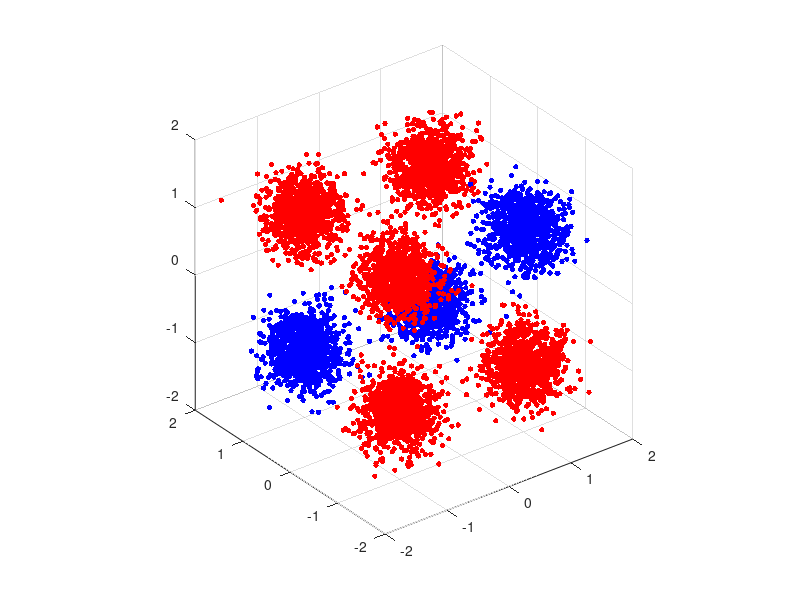

Source code (MATLAB): (Note: this script raises an error after producing the figure.)
%% Clearing Environment
clc; clear; close all;
format long;

%% Training Data
test_size = 1000;

training_data_aux = ones([4*8 test_size]);

for group_idx = 1:8
    center_shift = zeros([3 1]);
    binary = dec2bin(group_idx-1, 3);
    expected_output = -1;

    for bit_idx = 1:3
        bit = str2double(binary(bit_idx));
        center_shift(bit_idx) = -1*(bit == 0) + bit;
    end

    if(all(center_shift == [-1; 1; -1]) || all(center_shift == [1; 1; -1]) || all(center_shift == [1; -1; 1]))
        expected_output = 1;
    end

    training_data_aux((group_idx*4-3):(group_idx*4),:) = [0.25*randn([3 test_size]) + center_shift; expected_output*ones([1 test_size])];
end

training_data = reshape(training_data_aux, 3+1, []);

x1 = training_data(1,:);
x2 = training_data(2,:);
x3 = training_data(3,:);

f = training_data(4,:);

clear binary bit bit_idx center_shift expected_output group_idx training_data_aux training_data test_size

%% Plot of Training Data
figure

S = 15;
C = [((1-f)/2)' 0*((1-f)/2)' ((f+1)/2)'];

scatter3(x1,x2,x3,S,C,"filled")

grid on      
xlim([-2, 2])
ylim([-2, 2])
zlim([-2, 2])
daspect([1 1 1])

%% Activation Functions
relu = {
    @(x) x.*(x >= 0) 
    @(x) 1.*(x >= 0)
    };
tanh = {
    @(x) (1 - exp(-2.*x))./(1 + exp(-2.*x)) 
    @(x) 1 - ((1 - exp(-2.*x))./(1 + exp(-2.*x))).^2 
    };
sigm = {
    @(x) 1./(1 + exp(-x)) 
    @(x) (1./(1 + exp(-x))).*(1 - (1./(1 + exp(-x))))
    };

%% Cost Functions
% mesq = {
%     @(out, tar) 0.5.*(out - tar).^2 
%     @(out, tar) (out - tar)
%     };

msqe = {
    @(out, tar) 0.5.*sum((out - tar).^2, 1) 
    @(out, tar) (out - tar)
    };

%% Neural Network Memory Allocation

% Considerations:
% - Input is not defined as a Layer
% - Last Layer is Output

% Neural Network Size Definition
input_size = 3;
layer_sizes = [6; 6; 1];

% Neurons and Links Memory Allocation
neuron_in = cell(size(layer_sizes));
neuron_out = cell(size(layer_sizes));
weights = cell(size(layer_sizes));
bias = cell(size(layer_sizes));

% Derivatives Memory Allocation
neuron_in_der = cell(size(layer_sizes));
neuron_out_der = cell(size(layer_sizes));
error_der = cell(size(layer_sizes));

for layer_ind = 1:size(layer_sizes,1)
    rows = layer_sizes(layer_ind);

    if layer_ind > 1
        cols = layer_sizes(layer_ind - 1);
    else
        cols = input_size;
    end

    weights{layer_ind} = rand([rows cols]);
    bias{layer_ind} = 0.1*ones([rows 1]);
    neuron_in{layer_ind} = zeros([rows 1]);
    neuron_out{layer_ind} = zeros([rows 1]);
end

clear rows cols layer_ind

%% Learning Test

for index = 1:size(x1,2)
    % Training Input and Target Output
    training_data = [x1(:,index);x2(:,index);x3(:,index)];
    %target_output = [z1(index);z2(index)];
    target_output = f(:,index);
    
    % Forward Propagation
    [neuron_in, neuron_out] = forwardPropagation(training_data, weights, bias, tanh);

    % Backward Propagation
    [neuron_in_der, neuron_out_der, error_der] = backwardPropagation(training_data, neuron_in, neuron_out, target_output, weights, tanh, tanh, msqe);

    % Updating Neural Network Weights and Biases
    [weights, bias] = updateNeuralNetwork(neuron_in_der, error_der, weights, bias, 0.05);

end

% Last Forward Propagation to see results
[~, neuron_out] = forwardPropagation([x1;x2;x3], weights, bias, tanh);
test_output = neuron_out{end};

cost = mean(msqe{1}(test_output,f));
%d_cost = msqe{2}(test_output,f);

%% Plot of Results
figure

S = 15;
C = [((1-test_output)/2)' 0*((1-test_output)/2)' ((test_output+1)/2)'];

scatter3(x1,x2,x3,S,C,"filled")

grid on      
xlim([-2, 2])
ylim([-2, 2])
zlim([-2, 2])
daspect([1 1 1])
